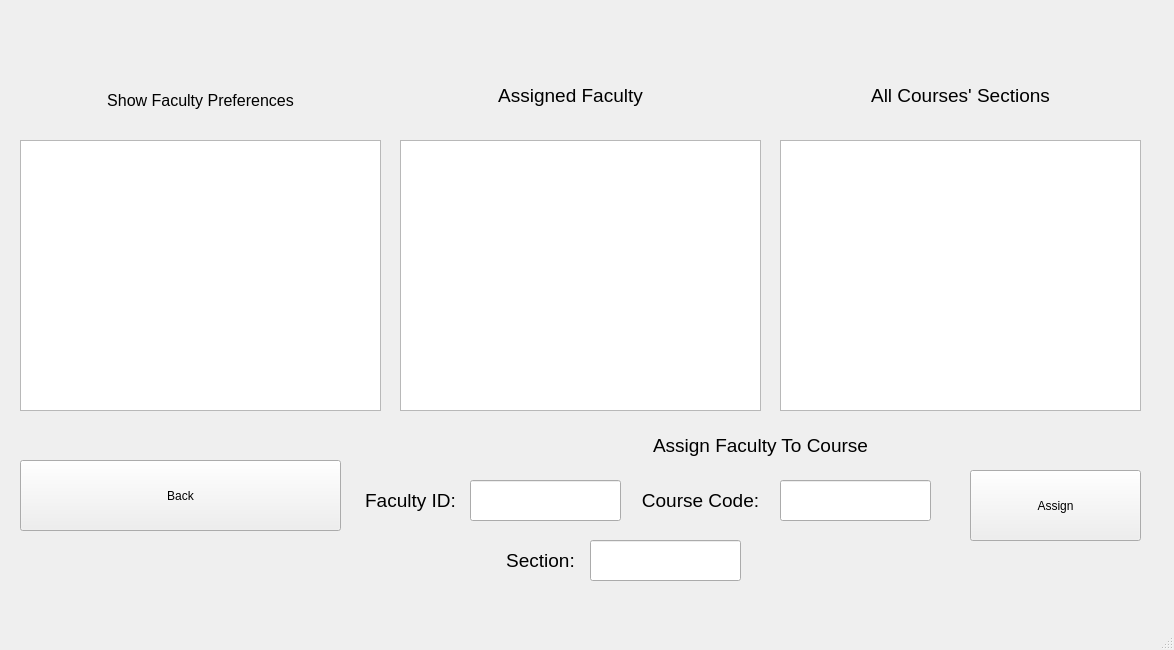
<?xml version="1.0" encoding="UTF-8"?>
<ui version="4.0">
 <class>MainWindow</class>
 <widget class="QMainWindow" name="MainWindow">
  <property name="geometry">
   <rect>
    <x>0</x>
    <y>0</y>
    <width>1174</width>
    <height>650</height>
   </rect>
  </property>
  <property name="windowTitle">
   <string>MainWindow</string>
  </property>
  <widget class="QWidget" name="centralwidget">
   <widget class="QLabel" name="label">
    <property name="geometry">
     <rect>
      <x>50</x>
      <y>80</y>
      <width>301</width>
      <height>41</height>
     </rect>
    </property>
    <property name="font">
     <font>
      <pointsize>12</pointsize>
     </font>
    </property>
    <property name="text">
     <string>Show Faculty Preferences</string>
    </property>
    <property name="alignment">
     <set>Qt::AlignCenter</set>
    </property>
   </widget>
   <widget class="QPushButton" name="pushButton_Back">
    <property name="geometry">
     <rect>
      <x>20</x>
      <y>460</y>
      <width>321</width>
      <height>71</height>
     </rect>
    </property>
    <property name="text">
     <string>Back</string>
    </property>
   </widget>
   <widget class="QTableView" name="tableView_Assigned">
    <property name="geometry">
     <rect>
      <x>400</x>
      <y>140</y>
      <width>361</width>
      <height>271</height>
     </rect>
    </property>
   </widget>
   <widget class="QTableView" name="tableView_Preferences">
    <property name="geometry">
     <rect>
      <x>20</x>
      <y>140</y>
      <width>361</width>
      <height>271</height>
     </rect>
    </property>
   </widget>
   <widget class="QLabel" name="label_2">
    <property name="geometry">
     <rect>
      <x>420</x>
      <y>70</y>
      <width>301</width>
      <height>51</height>
     </rect>
    </property>
    <property name="font">
     <font>
      <pointsize>14</pointsize>
     </font>
    </property>
    <property name="text">
     <string>Assigned Faculty</string>
    </property>
    <property name="alignment">
     <set>Qt::AlignCenter</set>
    </property>
   </widget>
   <widget class="QLineEdit" name="lineEdit_CourseCode">
    <property name="geometry">
     <rect>
      <x>780</x>
      <y>480</y>
      <width>151</width>
      <height>41</height>
     </rect>
    </property>
   </widget>
   <widget class="QLabel" name="label_3">
    <property name="geometry">
     <rect>
      <x>330</x>
      <y>470</y>
      <width>161</width>
      <height>61</height>
     </rect>
    </property>
    <property name="font">
     <font>
      <pointsize>14</pointsize>
     </font>
    </property>
    <property name="text">
     <string>Faculty ID:</string>
    </property>
    <property name="alignment">
     <set>Qt::AlignCenter</set>
    </property>
   </widget>
   <widget class="QLabel" name="label_4">
    <property name="geometry">
     <rect>
      <x>610</x>
      <y>480</y>
      <width>181</width>
      <height>41</height>
     </rect>
    </property>
    <property name="font">
     <font>
      <pointsize>14</pointsize>
     </font>
    </property>
    <property name="text">
     <string>Course Code:</string>
    </property>
    <property name="alignment">
     <set>Qt::AlignCenter</set>
    </property>
   </widget>
   <widget class="QPushButton" name="pushButton_Assign">
    <property name="geometry">
     <rect>
      <x>970</x>
      <y>470</y>
      <width>171</width>
      <height>71</height>
     </rect>
    </property>
    <property name="text">
     <string>Assign</string>
    </property>
   </widget>
   <widget class="QLineEdit" name="lineEdit_FacultyID">
    <property name="geometry">
     <rect>
      <x>470</x>
      <y>480</y>
      <width>151</width>
      <height>41</height>
     </rect>
    </property>
   </widget>
   <widget class="QLabel" name="label_5">
    <property name="geometry">
     <rect>
      <x>610</x>
      <y>420</y>
      <width>301</width>
      <height>51</height>
     </rect>
    </property>
    <property name="font">
     <font>
      <pointsize>14</pointsize>
     </font>
    </property>
    <property name="text">
     <string>Assign Faculty To Course</string>
    </property>
    <property name="alignment">
     <set>Qt::AlignCenter</set>
    </property>
   </widget>
   <widget class="QTableView" name="tableView_courses">
    <property name="geometry">
     <rect>
      <x>780</x>
      <y>140</y>
      <width>361</width>
      <height>271</height>
     </rect>
    </property>
   </widget>
   <widget class="QLabel" name="label_6">
    <property name="geometry">
     <rect>
      <x>810</x>
      <y>70</y>
      <width>301</width>
      <height>51</height>
     </rect>
    </property>
    <property name="font">
     <font>
      <pointsize>14</pointsize>
     </font>
    </property>
    <property name="text">
     <string>All Courses' Sections</string>
    </property>
    <property name="alignment">
     <set>Qt::AlignCenter</set>
    </property>
   </widget>
   <widget class="QLabel" name="label_7">
    <property name="geometry">
     <rect>
      <x>460</x>
      <y>530</y>
      <width>161</width>
      <height>61</height>
     </rect>
    </property>
    <property name="font">
     <font>
      <pointsize>14</pointsize>
     </font>
    </property>
    <property name="text">
     <string>Section:</string>
    </property>
    <property name="alignment">
     <set>Qt::AlignCenter</set>
    </property>
   </widget>
   <widget class="QLineEdit" name="lineEdit_Section">
    <property name="geometry">
     <rect>
      <x>590</x>
      <y>540</y>
      <width>151</width>
      <height>41</height>
     </rect>
    </property>
   </widget>
  </widget>
  <widget class="QMenuBar" name="menubar">
   <property name="geometry">
    <rect>
     <x>0</x>
     <y>0</y>
     <width>1174</width>
     <height>26</height>
    </rect>
   </property>
  </widget>
  <widget class="QStatusBar" name="statusbar"/>
 </widget>
 <resources/>
 <connections/>
</ui>
